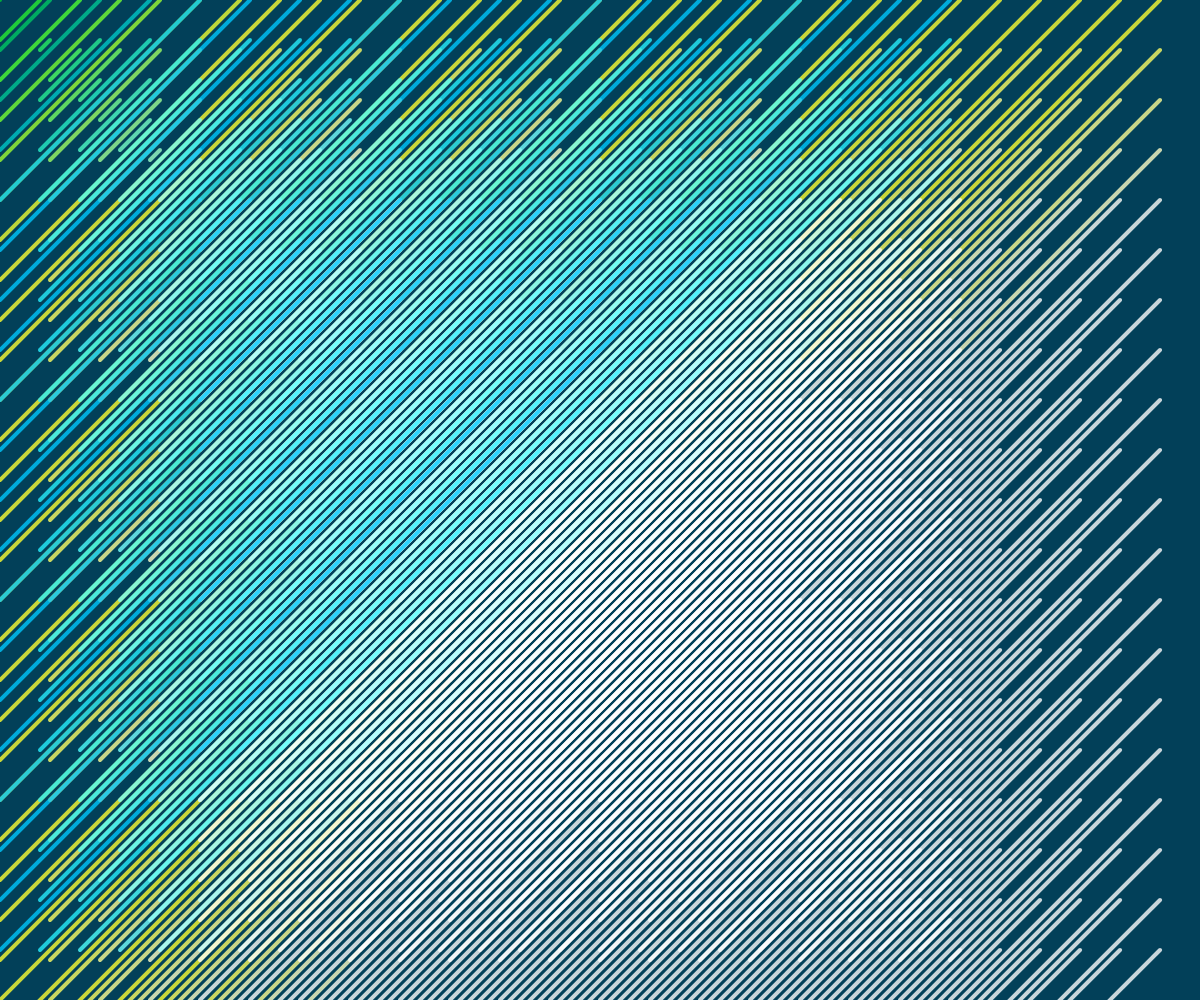
Frame 1 (no input)
Frame 60 (no input): identical to frame 1, image omitted
Frame 120 (the mouse pressed at the canvas centre since frame 60): identical to frame 1, image omitted

The p5.js sketch that drew this single still picture (run headless with seeded random() and noise() and a simulated clock; from frame 60 on, the mouse is pressed at the canvas centre):

// p5.js sketch
// ── sketch.js
function setup() {
    createCanvas(window.innerWidth, windowHeight);
}

function draw() {
    background(220);

    //Draw a rectangle 
    noStroke();
    fill(2, 64, 89);
    rect(0, 0, width, height);

    //Draw a grid diagonal lines
    for(let j=0; j<height; j+=50) {
        for(let i=0; i<width; i+=40) {
            stroke(0, i, j+50, 200);
            strokeWeight(4);

            stroke(i, i+200, j+50, 200);
            line(j, i, i, j);

        }
    }


}
// ── style.css
* {
    margin:0;
    box-sizing: border-box;
    padding:0;
}
